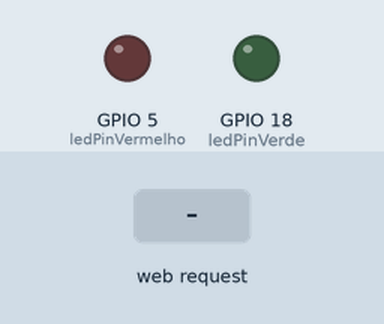
Simulated run of this sketch. Board: ESP32. Parts: output pins drawn as LEDs (lit = HIGH). Inputs (shaded band) come from the test bench. WiFi joins after 1.5 s; servers stay silent unless stated; what the sketch prints to the serial monitor is not drawn.

Above: at 3.2 s.
3.3 s: HTTP request GET /vermelho received
At 3.7 s:
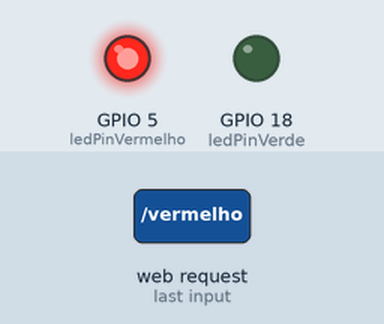
4.8 s: HTTP request GET /verde received
At 6.0 s:
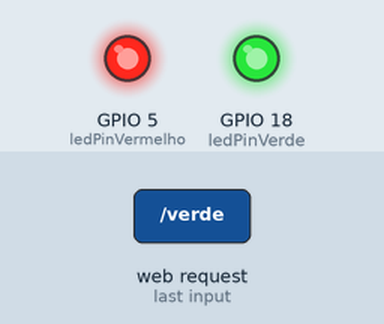
6.3 s: HTTP request GET /vermelho received
At 7.2 s:
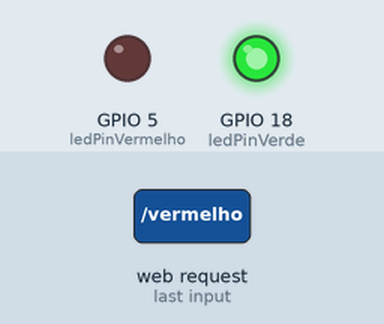
Timing chart, 0 to 9.3 s (numbered marks = the images above; inputs shaded):
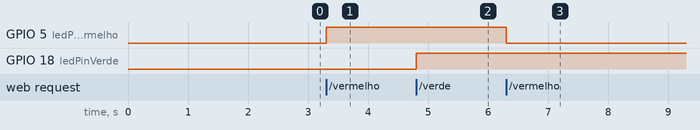

The sketch:

wifi_test.ino
```cpp
#include <WiFi.h>
#include <WebServer.h>


const char* user = "hytalo";
const char* password = "lionel16";

int ledPinVerde = 18;
int ledPinVermelho = 5;

int ledVerdeState = 0;
int ledVermelhoState = 0;


WebServer server(80);

  void retornaHtml(){
   String html = "<html><body><h1>Painel de controle</h1><p>liga o led <a href='/vermelho'> vermelho </a></p><p>liga o led <a href='/verde'> verde </a></p></body><html>";
   server.send(200,"text/html",html);
  }
  void gerenciaLedVerde(){
    if(ledVerdeState == 0){
      digitalWrite(ledPinVerde,1);
      ledVerdeState = 1;
    }else{
    digitalWrite(ledPinVerde,0);
    ledVerdeState = 0;
    }
    retornaHtml();
  }
  void gerenciaLedVermelho(){
    if(ledVermelhoState == 0){
      digitalWrite(ledPinVermelho,1);
      ledVermelhoState = 1;
    }else{
      digitalWrite(ledPinVermelho,0);
      ledVermelhoState = 0;
    }
    retornaHtml();
  }
void setup() {
  Serial.begin(115200);
  pinMode(ledPinVermelho, OUTPUT);
  digitalWrite(ledPinVermelho, 0);
  pinMode(ledPinVerde, OUTPUT);
  digitalWrite(18, 0);
  WiFi.begin(user,password);
  Serial.println("Conectando ao WiFi");
  while(WiFi.status() != WL_CONNECTED ){
    delay(1000);
    Serial.print(".");
  }

  Serial.print("Endereço IP:");
  Serial.println(WiFi.localIP());

  server.on("/",HTTP_GET, retornaHtml);
  server.on("/vermelho",HTTP_GET,gerenciaLedVermelho);
  server.on("/verde",HTTP_GET,gerenciaLedVerde);
  server.begin();
}

void loop() {
  server.handleClient();
}
```

Measured:
- after the input at 3.3 s, GPIO 5 (ledPinVermelho): LOW → HIGH at once
- after the input at 4.8 s, GPIO 18 (ledPinVerde): LOW → HIGH at once
- after the input at 6.3 s, GPIO 5 (ledPinVermelho): HIGH → LOW at once
